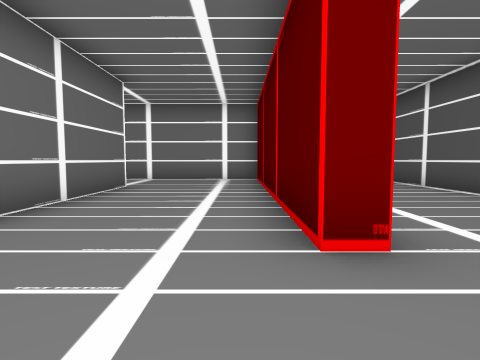
view 1 (above)

17 first-person views from a walk through a scene from a Unity 3-D project. The camera is 1.3 m above the floor, tilts 4° down and sees 80° across. The floor is counted in squares, 2 m on a side. Each view is taken from the middle of a square. On the plan, view 1 faces up. The plan holds only what a view shows up to about 9 squares ahead; the rest is blank. The player is left out.

view 2
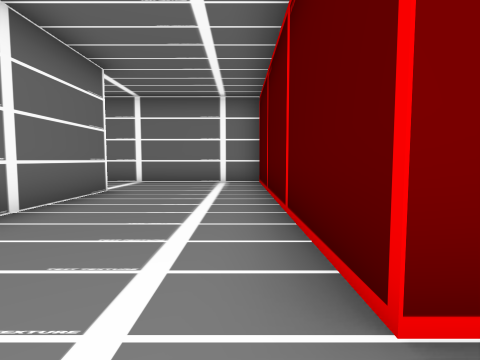

view 3
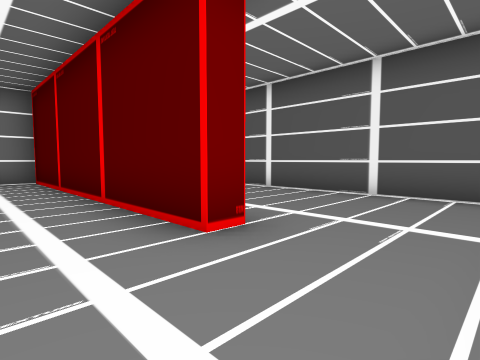

view 4
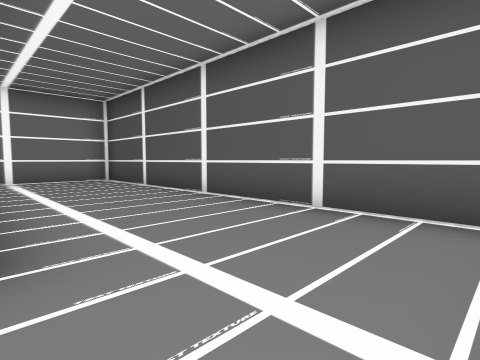

view 5
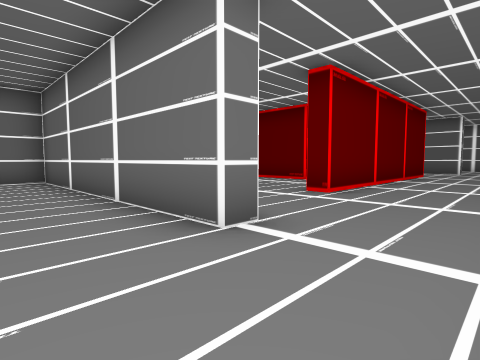

view 6
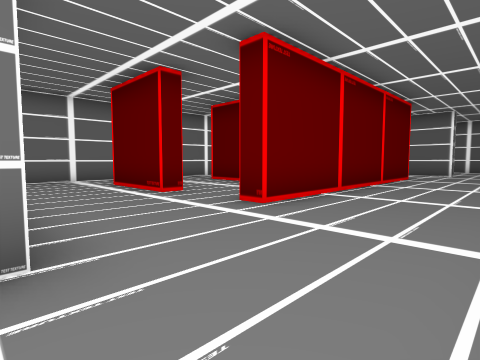

view 7
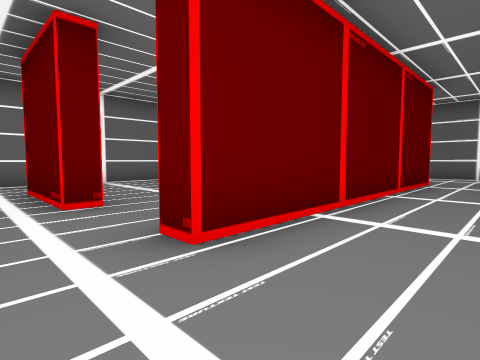

view 8
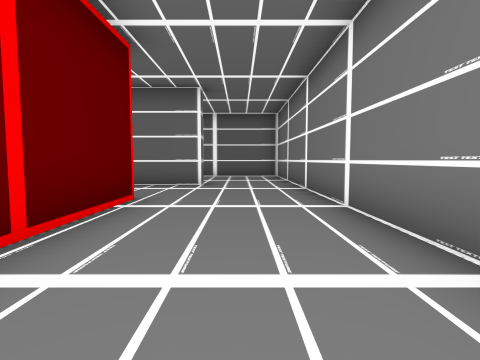

view 9
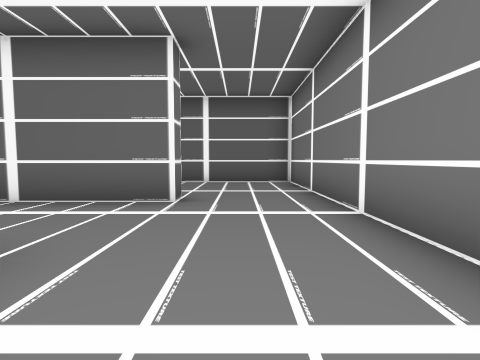

view 10
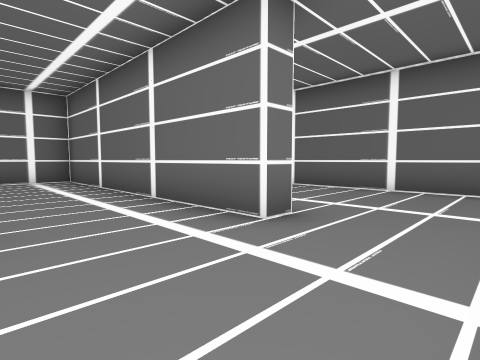

view 11
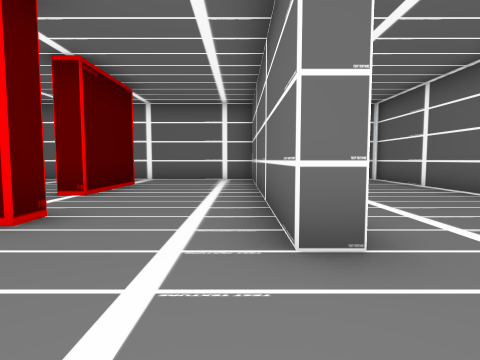

view 12
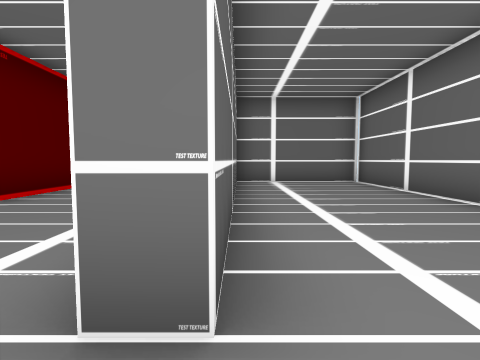

view 13
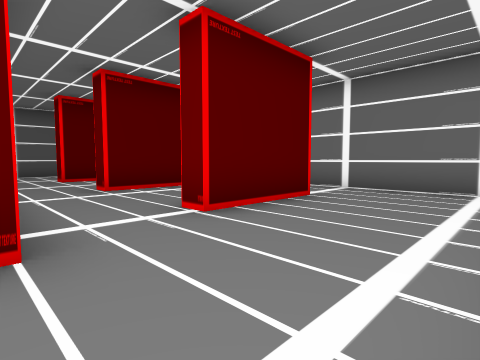

view 14
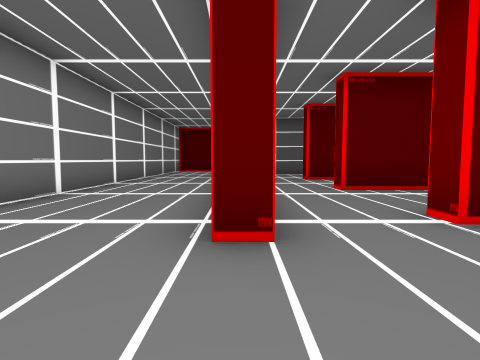

view 15
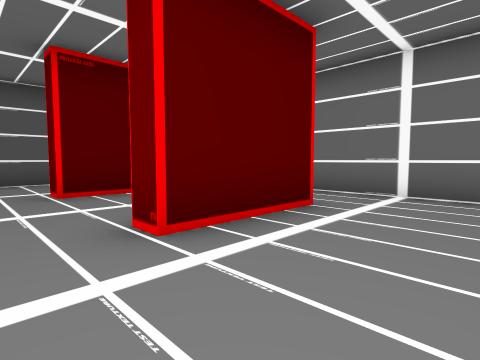

view 16
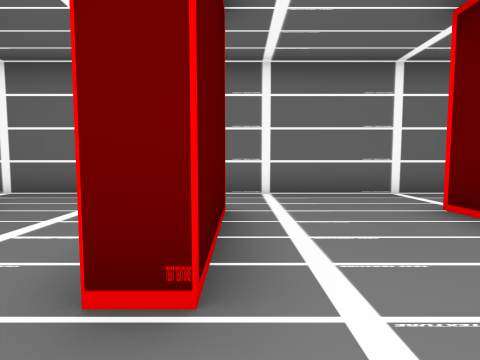

view 17
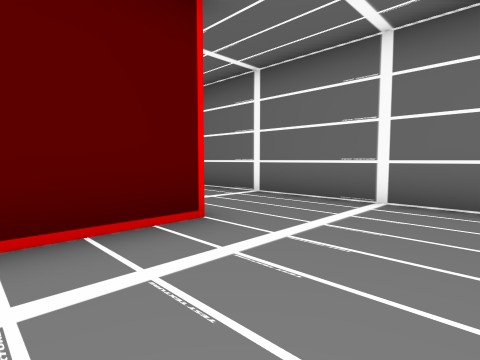

### Floor plan
Ten units are one square. View 1 is at (0, 0); x grows to the right and y downward. Boxes are objects, and circles mark ways between rooms. Rooms are numbered by the first view taken in them; rooms with no view inside come last. Other rooms are left out.
<svg viewBox="-210 -100 260 110">
<path fill="none" stroke="#000" d="M-98 -38 -92 -38M-138 -56 -138 -62 -63 -62 -63 -56M-65 -25 -65 -38 -60 -38 -60 -12M-132 -12 -132 -38 -126 -38M-70 -95 -205 -95 -205 5 -169 5M-104 5 -54 5M-34 -70 -28 -70 -28 5 4 5M-33 -32 -33 -42M-169 -8 -169 -70 -164 -70 -164 5 -124 5M6 -20 6 -95 -40 -95M11 -20 6 -20M45 -2 45 -92M4 5 39 5M44 -95 18 -95M-127 -19 -127 -12M-98 -12 -98 -38M-124 5 -104 5M-54 5 -42 5"/>
<circle cx="10" cy="-5" r="3" fill="#2a7"/>
<circle cx="-100" cy="-45" r="3" fill="#2a7"/>
<circle cx="-130" cy="-45" r="3" fill="#2a7"/>
<circle cx="-100" cy="-5" r="3" fill="#2a7"/>
<circle cx="-130" cy="-5" r="3" fill="#2a7"/>
<circle cx="-45" cy="-25" r="3" fill="#2a7"/>
<circle cx="-60" cy="-5" r="3" fill="#2a7"/>
<circle cx="-115" cy="-25" r="3" fill="#2a7"/>
<text x="-100" y="-50">1</text>
<text x="30" y="-40">2</text>
<text x="-120" y="-40">3</text>
<text x="-120" y="-10">4</text>
<text x="-50" y="-10">5</text>
</svg>
Room 1 opens to room 2. Room 1 opens to room 3. Room 1 opens to room 4. Room 1 opens to room 5. Room 3 opens to room 4.

Where each view was taken, in squares from view 1:
view 1: 0 up, 0 right, facing up
view 2: 1 up, 0 right, facing up
view 3: 0 up, 1 left, facing up-right
view 4: 0 up, 1 right, facing up-right
view 5: 9 up, 1 left, facing down-left
view 6: 9 up, 3 left, facing down-left
view 7: 8 up, 5 left, facing down-left
view 8: 8 up, 9 left, facing left
view 9: 8 up, 12 left, facing left
view 10: 9 up, 14 left, facing down-left
view 11: 9 up, 16 left, facing down
view 12: 8 up, 17 left, facing down
view 13: 6 up, 16 left, facing down-right
view 14: 6 up, 16 left, facing right
view 15: 5 up, 12 left, facing down-right
view 16: 5 up, 10 left, facing down
view 17: 4 up, 2 left, facing down-right
